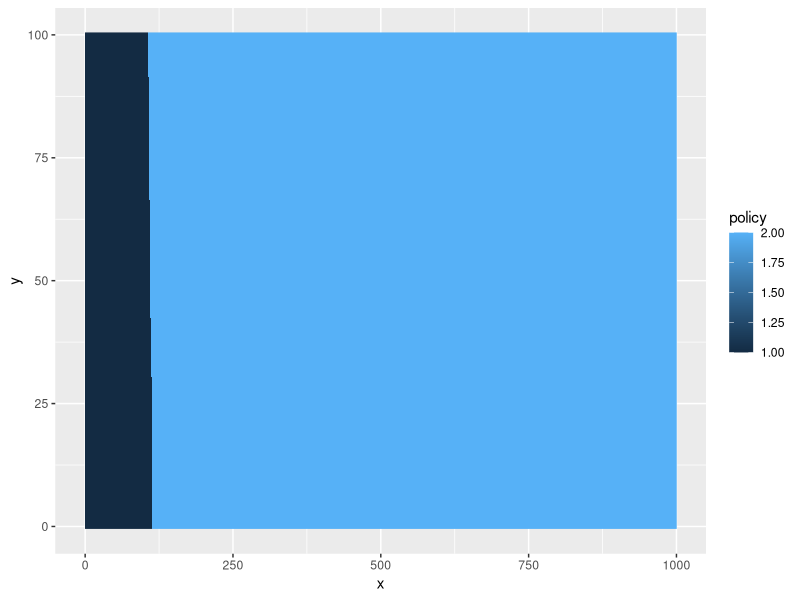

The R script that drew this image:
## value iteration for dynamic block size
library(tidyverse)

## state space
X <- seq(0, 1000, by=1)  # size of mempool
Y <- seq(0, 100, by=1)   # number of arrivals during prev period

## control is the block size in MB
## 1 MB gets 2000 txs
## 2 MB gets 4000 txs
## and so on
C <- 1:2  # possible controls
K <- 100   # txs per unit of control

alpha <- .9  # discount factor for DP iteration
b <- function(x) 15/(1 + exp(-.05*(x-100))) # tx fee in satoshis per byte
lambda <- .7 # coefficient for AR1 model w_k = lambda*w_{k-1} + xi_k
sigma <- 75   # sd for error term in AR1 model
b0 <- 100    # in the AR1 model

f <- function(x, y, u) {
    xi <- rnorm(1, 0, sigma)
    x.next <- max(0, x - u*K + lambda*y + xi)
    y.next <- max(0, lambda*y + xi)
    list(x.next, y.next)
}

## utility of applying control u in state (x,y)
## really only depends on x_k and not (directly) on y_k
g <- array(data = 0,
           dim = c(length(X), length(C)),
           dimnames = list(statex=as.character(X),
                           control=as.character(C)))
blk.size <- sapply(X, function(x) pmin(C*K, x))  # num txs in block
g <- b(X) * t(blk.size)  # element-wise

## transition probabilities.
## When computing the value-to-go, we need to take
## expectation wrt the random component xi. We want to know the
## probability of going from (x,y) to (x.next,y.next) when control u
## is applied. From the system equations for x.next, y.next
## x.next = x - u + (lambda*y + xi)
## and
## y.next = lambda*y + xi
## During value iteration we will know x,y,x.next,y.next, and u. We
## compute the probability of observing the associated value of xi.
## Note that we can use either system equation to solve for xi.
## Let's use the system equation for y.next since the state space
## for y is smaller than for x. Given y and y.next,
## xi = y.next - lambda*y
## what is the probability that xi took on this value?
## xi ~ Normal(b0, sigma), so an estimate is provided by
## pnorm(xi+.5, mean=b0, sd=sigma) - pnorm(xi-.5, mean=b0, sd=sigma)
## Note that the distribution of the random xi does not depend on the
## control u.
P <- array(data = NA,
           dim = c(length(Y), length(Y)),
           dimnames = list(statey=as.character(Y),
                           stateynext=as.character(Y)))
for (y in 1:length(Y)) {
    xi <- Y - lambda*Y[y]
    P[y,] <- pnorm(xi+.5, mean=b0, sd=sigma) -
        pnorm(xi-.5, mean=b0, sd=sigma)
}

## initialization
eps <- .01     # tolerance for convergence
k <- 0          # iteration number
V <- matrix(0, nrow=length(X), ncol=length(Y)) # initial values
V.prev <- matrix(eps + 1, nrow=length(X), ncol=length(Y))
policy <- matrix(NA, nrow=length(X), ncol=length(Y))

## value iteration
while (!all(near(V - V.prev, 0, tol=eps))) {
    k <- k + 1
    V.prev <- V
    for (x in 1:length(X)) {
        for (y in 1:length(Y)) {
            val <- rep(Inf, length(C))   # holds the rev for each control
            for (u in 1:length(C)) {
                ## possible values of x.next for each possible y.next
                x.next <- X[x] - C[u]*K + Y
                x.next <- ifelse(x.next<0, 0, x.next)
                x.next <- ifelse(x.next>max(X), max(X), x.next)
                ## note that x.next is a state, not an index
                val[u] <- g[x,u] +
                    alpha * sum(P[y,Y+1] * diag(V[x.next+1,Y+1]))
            }
            V[x,y] <- max(val)
            ctrl <- which(near(max(val), val))[1]  # could be a tie
            policy[x,y] <- C[ctrl]
        }
    }
    if (near(k %% 25, 0)) { # print a message to check progress
        message("k = ", k, "sum(V-V.prev) = ", sum(V-V.prev))
    }
}
 
## diagnostics and visualization of the optimal value function
## and the optimal policy
SS <- expand.grid(x=X, y=Y, KEEP.OUT.ATTRS = TRUE)
SS$v <- as.vector(V)  # unfolds the matrix column-wise
SS$policy <- as.vector(policy)

ggplot(SS, aes(x=x,y=y)) + geom_raster(aes(fill=policy))

